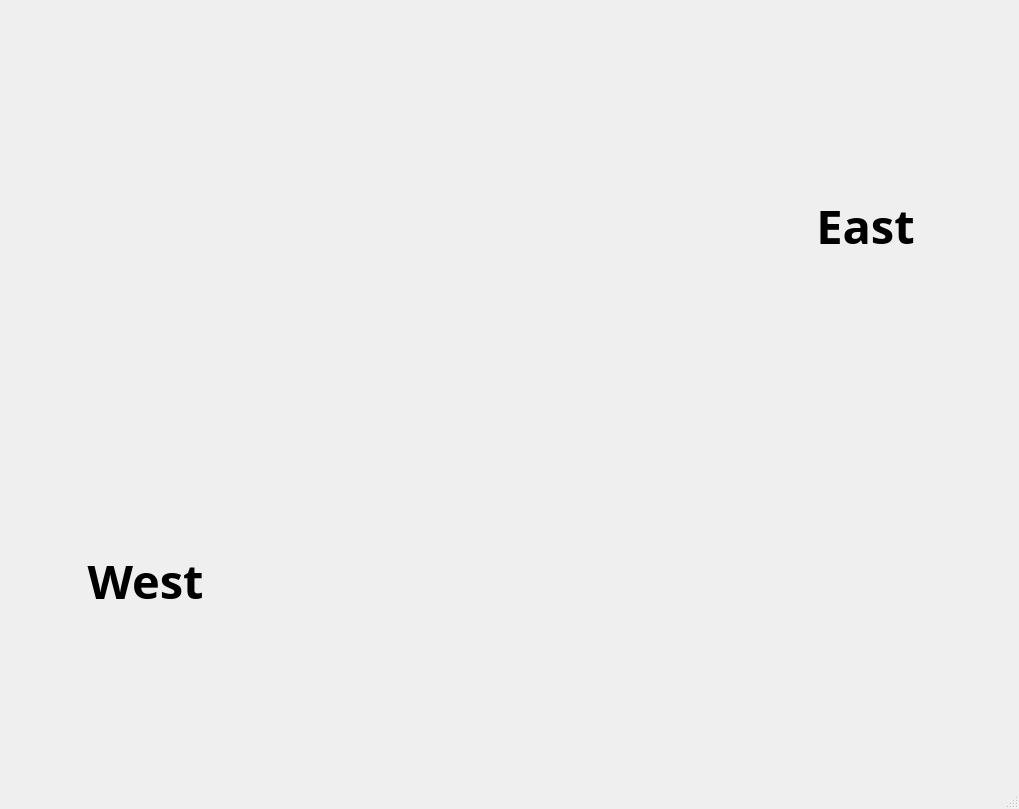
<?xml version="1.0" encoding="UTF-8"?>
<ui version="4.0">
 <class>MainWindow</class>
 <widget class="QMainWindow" name="MainWindow">
  <property name="enabled">
   <bool>true</bool>
  </property>
  <property name="geometry">
   <rect>
    <x>0</x>
    <y>0</y>
    <width>1019</width>
    <height>809</height>
   </rect>
  </property>
  <property name="sizePolicy">
   <sizepolicy hsizetype="Preferred" vsizetype="Preferred">
    <horstretch>0</horstretch>
    <verstretch>0</verstretch>
   </sizepolicy>
  </property>
  <property name="windowTitle">
   <string>MainWindow</string>
  </property>
  <widget class="QWidget" name="centralwidget">
   <widget class="QLabel" name="img">
    <property name="geometry">
     <rect>
      <x>0</x>
      <y>0</y>
      <width>1021</width>
      <height>791</height>
     </rect>
    </property>
    <property name="text">
     <string/>
    </property>
   </widget>
   <widget class="QPushButton" name="pushButton_2">
    <property name="geometry">
     <rect>
      <x>740</x>
      <y>140</y>
      <width>251</width>
      <height>171</height>
     </rect>
    </property>
    <property name="font">
     <font>
      <family>Bell MT</family>
      <pointsize>35</pointsize>
      <bold>true</bold>
     </font>
    </property>
    <property name="text">
     <string>East</string>
    </property>
    <property name="flat">
     <bool>true</bool>
    </property>
   </widget>
   <widget class="QPushButton" name="pushButton">
    <property name="enabled">
     <bool>true</bool>
    </property>
    <property name="geometry">
     <rect>
      <x>10</x>
      <y>500</y>
      <width>271</width>
      <height>161</height>
     </rect>
    </property>
    <property name="palette">
     <palette>
      <active/>
      <inactive/>
      <disabled/>
     </palette>
    </property>
    <property name="font">
     <font>
      <family>Bell MT</family>
      <pointsize>35</pointsize>
      <bold>true</bold>
      <stylestrategy>PreferDefault</stylestrategy>
     </font>
    </property>
    <property name="styleSheet">
     <string notr="true">QPushButton{
        id: testButton
        anchors.centerIn: parent
        text: qsTr(&quot;testButton&quot;)
        contentItem: Text {
            text: testButton.text
            color: &quot;#ffffff&quot;
            horizontalAlignment: Text.AlignHCenter
            verticalAlignment: Text.AlignVCenter
            font.pointSize: 10
        }
       background: Rectangle {
            Gradient {
                id: normalGradient
                GradientStop { position: 0.0; color: &quot;#252525&quot; }
                GradientStop { position: 0.5; color: &quot;#e30000&quot; }
                GradientStop { position: 1.0; color: &quot;#252525&quot; }
            }
            Gradient {
                id: hoveredGradient
                GradientStop { position: 0.0; color: &quot;#252525&quot; }
                GradientStop { position: 0.5; color: &quot;#ff5e5e&quot; }
                GradientStop { position: 1.0; color: &quot;#252525&quot; }
            }
            Gradient {
                id: pressedGradient
                GradientStop { position: 0.0; color: &quot;#252525&quot; }
                GradientStop { position: 0.5; color: &quot;#b00000&quot; }
                GradientStop { position: 1.0; color: &quot;#252525&quot; }
            }
     }
 }</string>
    </property>
    <property name="text">
     <string>West</string>
    </property>
    <property name="default">
     <bool>false</bool>
    </property>
    <property name="flat">
     <bool>true</bool>
    </property>
   </widget>
  </widget>
  <widget class="QStatusBar" name="statusbar"/>
 </widget>
 <resources/>
 <connections/>
</ui>
